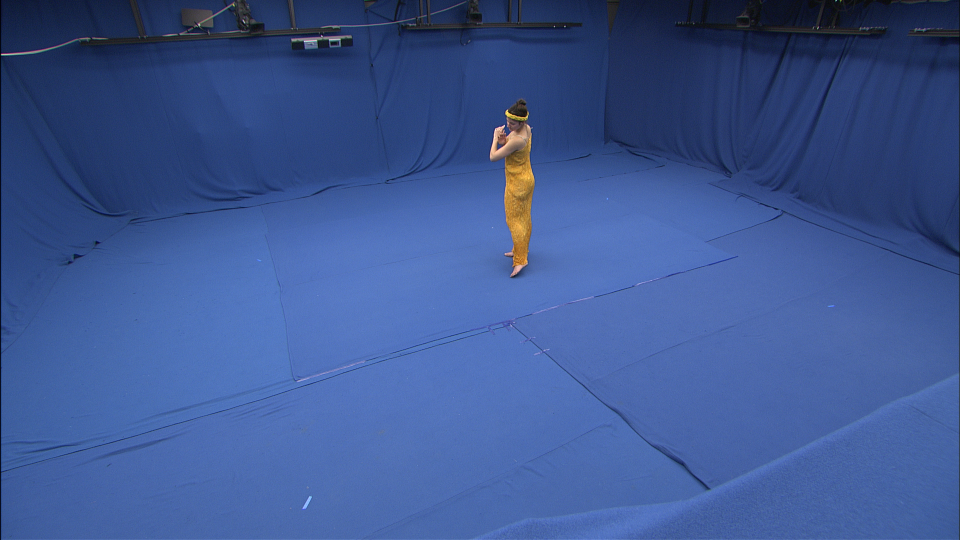
#> input picture cvprlab_python/lab9/Week9_2024/visual_hull/mvdata/cam0.png, 1920 x 1080 px (shown at 1/2 size); its folder holds only this picture in this run
$ python main.py
#> lines starting #> are read from the running program, lines starting #| are printed output that depends on the picture; after the words box and inside, x2 and y2 are one past the last pixel; in counts of white or black regions, pixels touching at a corner belong together
### cvprlab_python/lab9/Week9_2024/visual_hull/camera.py
"""
Camera calibration and parameters module.
"""

import numpy as np


class Camera:
    """Camera class to store calibration parameters"""

    def __init__(self, R, T, fx, fy, cx, cy, imgsize):
        self.R = R  # Rotation matrix (3x3)
        self.T = T  # Translation vector (3x1)
        self.fx = fx  # Focal length x
        self.fy = fy  # Focal length y
        self.cx = cx  # Principal point x
        self.cy = cy  # Principal point y
        self.imgsize = imgsize  # Image dimensions (width, height)


def load_camera():
    """
    Load camera calibration parameters from calibration.txt.
    Returns list of Camera objects.
    """
    cameras = []
    try:
        with open("mvdata/calibration.txt", "r") as f:
#> (reads cvprlab_python/lab9/Week9_2024/visual_hull/mvdata/calibration.txt from the repository)
            lines = [line.strip() for line in f.readlines()]

        num_cams = int(lines[0].split()[0])
        i = 1

        for _ in range(num_cams):
            # Each camera takes exactly 7 lines
            dims = [int(x) for x in lines[i].split()]
            imgsize = (dims[1], dims[3])

            intrinsics = [float(x) for x in lines[i + 1].split()]
            fx, fy, cx, cy = intrinsics

            R = np.zeros((3, 3))
            for j in range(3):
                R[j] = [float(x) for x in lines[i + 3 + j].split()]

            T = np.array([float(x) for x in lines[i + 6].split()])

            cameras.append(Camera(R, T, fx, fy, cx, cy, imgsize))
            i += 7

        return cameras
    except Exception as e:
        print(f"Error loading calibration file: {str(e)}")
        return None

### cvprlab_python/lab9/Week9_2024/visual_hull/visualization.py
"""
Visualization functions for the visual hull lab.
"""

import numpy as np
import matplotlib.pyplot as plt

def plot_cameras(cameras):
    """
    Exercise 1: Visualize camera positions in 3D.

    Args:
        cameras (list): List of Camera objects
    """
    fig = plt.figure(figsize=(10, 8))
    ax = fig.add_subplot(111, projection='3d')

    for cam in cameras:
        # Calculate camera center
        origin = -np.dot(cam.R.T, cam.T)

        # Draw camera as pyramid
        pyramid_points = np.array([
            [0.2, 0.2, 0.3],
            [-0.2, 0.2, 0.3],
            [-0.2, -0.2, 0.3],
            [0.2, -0.2, 0.3],
            [0, 0, 0]
        ])

        # Transform points to camera position
        transformed_points = np.dot(cam.R.T, pyramid_points.T).T + origin

        # Draw camera frame
        for i in range(4):
            j = (i + 1) % 4
            ax.plot([transformed_points[i,0], transformed_points[j,0]],
                   [transformed_points[i,1], transformed_points[j,1]],
                   [transformed_points[i,2], transformed_points[j,2]], 'b-')
            ax.plot([transformed_points[i,0], transformed_points[4,0]],
                   [transformed_points[i,1], transformed_points[4,1]],
                   [transformed_points[i,2], transformed_points[4,2]], 'b-')

    ax.set_xlabel('x')
    ax.set_ylabel('y')
    ax.set_zlabel('z')
    ax.set_title('Visual Hull - Camera Positions')
    plt.show()
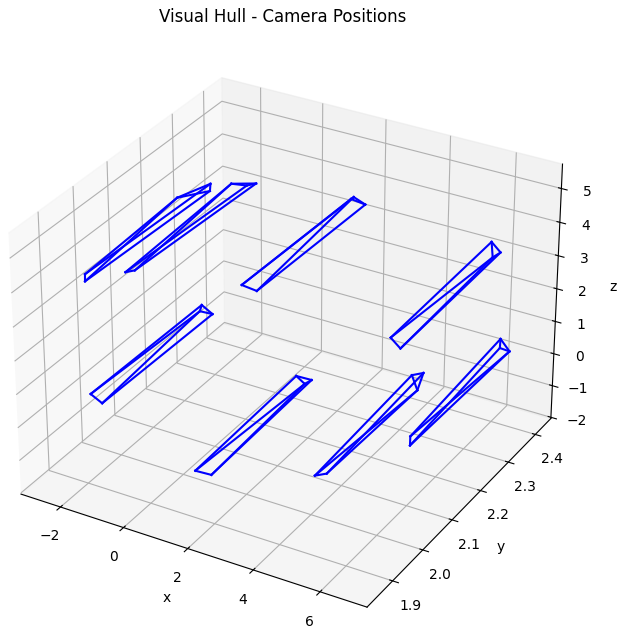
#> figure drawn by matplotlib, 1 panel

def display_masks(image, mask, cam_idx):
    """
    Display original image and generated mask side by side.

    Args:
        image (ndarray): Original RGB image
        mask (ndarray): Binary mask
        cam_idx (int): Camera index for title
    """
    plt.figure(figsize=(10, 4))
    plt.subplot(121)
    plt.imshow(image)
    plt.title(f'Original Image {cam_idx}')
    plt.subplot(122)
    plt.imshow(mask, cmap='gray')
    plt.title(f'Generated Mask {cam_idx}')
    plt.show()

### cvprlab_python/lab9/Week9_2024/visual_hull/reconstruction.py
"""
Visual hull reconstruction functions.
"""

import numpy as np
import cv2
import matplotlib.pyplot as plt
from visualization import display_masks
import os

def generate_masks(num_cameras=8, threshold=0.38):
    """
    Exercise 2: Generate binary masks from multi-view images.

    Args:
        num_cameras (int): Number of cameras
        threshold (float): Blue dominance threshold

    Returns:
        list: Binary masks for each view
    """
#> called with num_cameras = 8, threshold = 0.38
    masks = []

    for cam in range(num_cameras):
        # Read image
        img_path = f'mvdata/cam{cam}.png'
        if not os.path.exists(img_path):
            raise FileNotFoundError(f"Missing image file: {img_path}")

        img = cv2.imread(img_path)
#> img is the input picture: shape (1080, 1920, 3); mean B, G, R 145.3, 86.6, 61
        img = cv2.cvtColor(img, cv2.COLOR_BGR2RGB) / 255.0
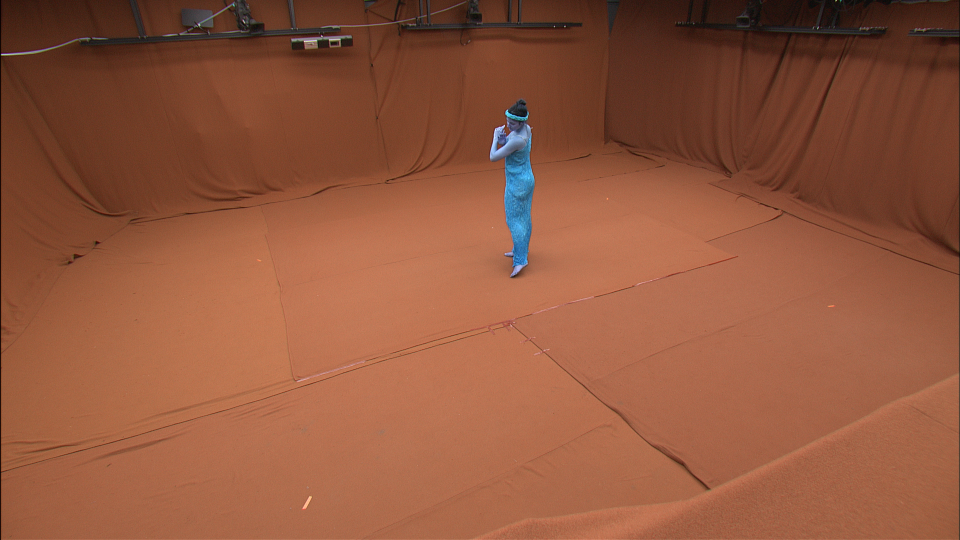
#> img: shape (1080, 1920, 3) float64 (shown at 1/2 size); mean B, G, R 0.239, 0.34, 0.57

        # Calculate blue dominance
        blue_dominance = img[:,:,2] / (img[:,:,0] + img[:,:,1] + img[:,:,2] + 1e-10)
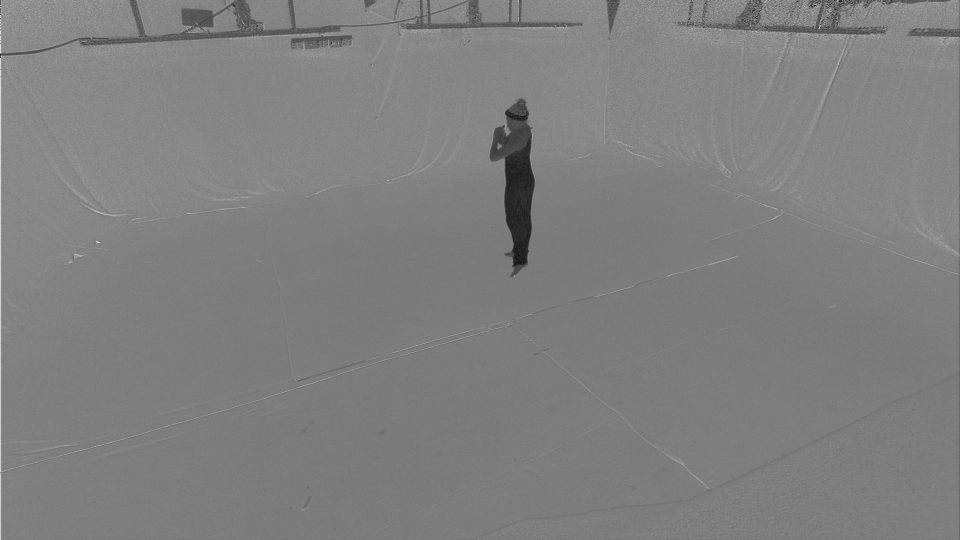
#> blue_dominance: shape (1080, 1920) float64 (shown at 1/2 size); min 0, max 1, mean 0.502
        mask = (blue_dominance < threshold).astype(np.uint8)
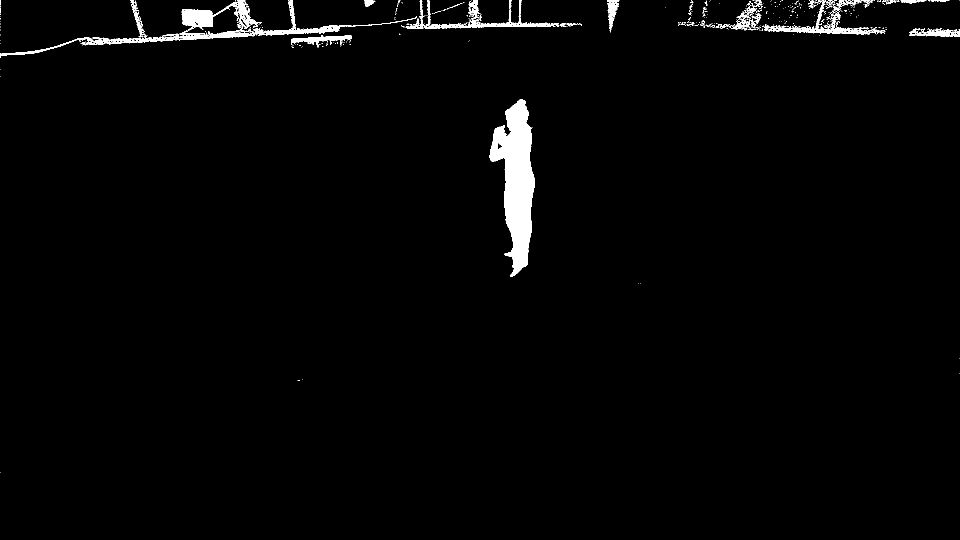
#> mask: shape (1080, 1920) (shown at 1/2 size); values 0 (black) and 1 (white), 1.8% white; 483 white regions (434 under 20 px), largest, box (x1, y1, x2, y2) and area: (979, 198, 1070, 554) 17199, (0, 0, 834, 116) 5521, (363, 0, 524, 60) 3162
        masks.append(mask)

        # Display results using visualization module
        display_masks(img, mask, cam)

    return masks

# [65 lines left out: function reconstruct_visual_hull, not called in this run]

### cvprlab_python/lab9/Week9_2024/visual_hull/main.py
"""
Main script for the Visual Hull lab.
"""

from camera import load_camera
from visualization import plot_cameras
from reconstruction import generate_masks, reconstruct_visual_hull

def main():
    """Main function implementing the lab workflow"""
    print("\nEEE3032 Visual Hull Lab")
    print("======================")

    # Configuration
    bounds = {
        'x': (0, 4),
        'y': (0, 2),
        'z': (0, 4)
    }
    steps = (0.05, 0.05, 0.05)
    threshold = 5
    num_cameras = 8

    try:
        # Ex1: Load and visualize cameras
        print("\nEx1: Loading camera calibration...")
        cameras = load_camera()
        if not cameras:
            return

        print("Visualizing camera positions...")
        plot_cameras(cameras)

        # # Ex2: Generate masks
        print("\nEx2: Generating masks from images...")
        masks = generate_masks(num_cameras)

        # # Ex3: Reconstruct visual hull
        print("\nEx3: Reconstructing visual hull...")
        visual_hull = reconstruct_visual_hull(cameras, masks, bounds, steps, threshold)

    except Exception as e:
        print(f"Error in lab execution: {str(e)}")
        return

if __name__ == "__main__":
    main()
